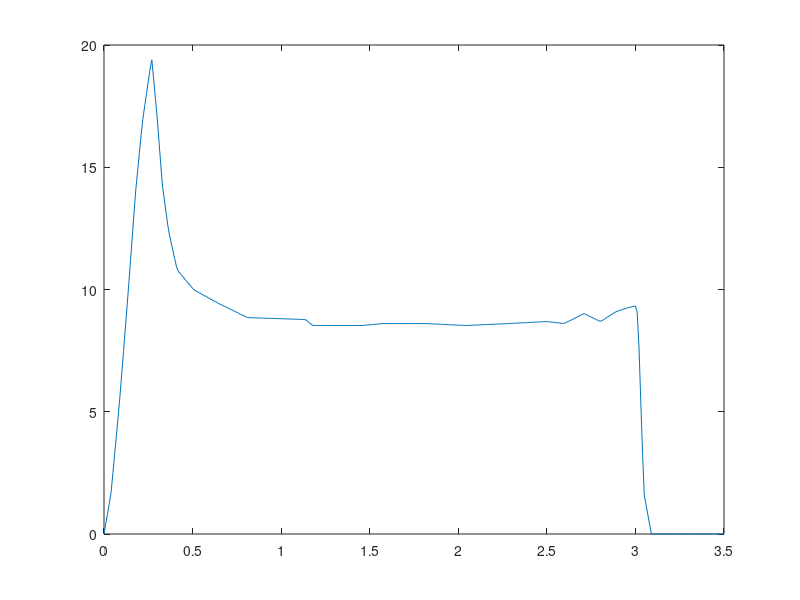

MATLAB code for this plot:
clear, close all, clc;
load("Thrust")
t = 0:0.01:3.5;
plot(t, Thrust)
N = length(t);
h = (3.5 - 0) / (N - 1)
Imp = h / 2 * (Thrust(1) + Thrust(N)) + h * sum(Thrust(2:N -1))
